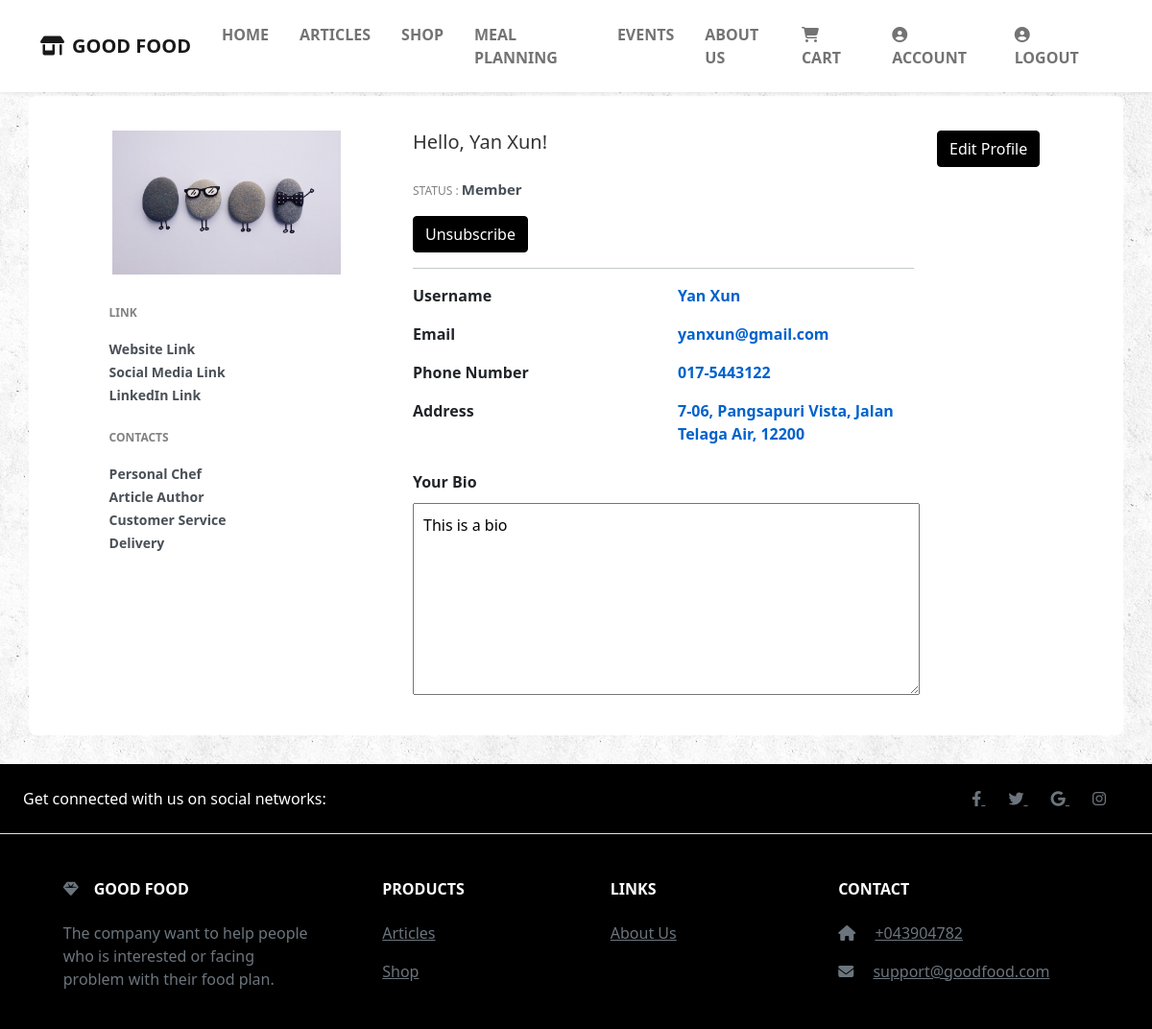
The page /GoodFood/account.php (signed in) on the database its author committed.
### tables this page shows
CREATE TABLE `user` (
  `id` int(11) NOT NULL,
  `username` varchar(255) NOT NULL,
  `email` varchar(255) NOT NULL,
  `pnum` varchar(11) NOT NULL,
  `password` varchar(255) NOT NULL,
  `subscription` varchar(10) NOT NULL,
  `address` text NOT NULL,
  `bio` text NOT NULL
);

### GoodFood/account.php (the view, shortened to what this page needs)
<?php
require_once "config.php";
$sql = "SELECT * FROM user WHERE id = '" . $_SESSION['id'] . "'";
$result = $link->query($sql);
$row = $result->fetch_assoc();
?>
<!DOCTYPE html>
<html lang="en">
<head>
    <link href="https://cdn.jsdelivr.net/npm/bootstrap@5.1.3/dist/css/bootstrap.min.css" rel="stylesheet">
    <link rel="stylesheet" href="https://cdnjs.cloudflare.com/ajax/libs/font-awesome/6.2.1/css/all.min.css" />
    <link href="https://cdn.jsdelivr.net/npm/bootstrap@5.1.3/dist/css/bootstrap.min.css" rel="stylesheet">
    <link rel="stylesheet" href="style.css">
</head>
<body style="background-image:url(../GoodFood/images/bg.png);">
<?php
  if (isset($_SESSION['id']) && (isset($_SESSION['username'])) && (isset($_SESSION['rank']))) {
    if($_SESSION['rank'] == 'Normal'){
      include "./header-normal.php";
    }else{
      include "./header-member.php";
    }
  } elseif (!isset($_SESSION['id']) && (!isset($_SESSION['username']))) {
    include "./header.php";
  }
  ?>
    <?php
    if ($result->num_rows != 0) {
            echo '<div class="container emp-profile" style="background-color:white; margin-top:100px; margin-bottom:30px;">
            <form method="post">
                <div class="row">
                    <div class="col-md-4">
                        <div class="profile-img">
                            <img src="../GoodFood/images/profilep.jpg" alt="profilepicture" style="left:0;height:150px;object-fit:cover;"/>
                        </div>
                    </div>
                    <div class="col-md-6">
                        <div class="profile-head">
                                    <h5>
                                        Hello, ' . $row['username'] . '!
                                    </h5>
                                    <p class="proile-rating">STATUS : <span>' . $row['subscription'] . '</span></p>';
                                    if(isset($_SESSION["rank"]) && $_SESSION["rank"] != 'Normal')
                                    {
                                        echo '<a href="subscription.php?rank=Normal" class="btn btn-primary" style="background-color:black; border-color:black;">Unsubscribe</a>';
                                    }else{
                                        echo '<a href="subscription.php" class="btn btn-primary" style="background-color:black; border-color:black;">Upgrade now ></a>';
                                    }
                                    echo '<hr>
                        </div>
                    </div>
                    <div class="col-md-2">
                    <a href="edit-profile.php" class="btn btn-primary" id="1" style="background-color:black; border-color:black;">Edit Profile</a>
                    </div>
                </div>
                <div class="row">
                    <div class="col-md-4">
                        <div class="profile-work">
                            <p>LINK</p>
                            <a href="">Website Link</a><br/>
                            <a href="">Social Media Link</a><br/>
                            <a href="">LinkedIn Link</a>
                            <p>CONTACTS</p>
                            <a href="">Personal Chef</a><br/>
                            <a href="">Article Author</a><br/>
                            <a href="">Customer Service</a><br/>
                            <a href="">Delivery</a><br/>
                        </div>
                    </div>
                    <div class="col-md-8">
                        <div class="tab-content profile-tab" id="myTabContent">
                            <div class="tab-pane fade show active" id="home" role="tabpanel" style="width:75%;" aria-labelledby="home-tab">
                                        <div class="row">
                                            <div class="col-md-6">
                                                <label>Username</label>
                                            </div>
                                            <div class="col-md-6">
                                                <p>' . $row['username'] . '</p>
                                            </div>
                                        </div>
                                        <div class="row">
                                            <div class="col-md-6">
                                                <label>Email</label>
                                            </div>
                                            <div class="col-md-6">
                                                <p>' . $row['email'] . '</p>
                                            </div>
                                        </div>
                                        <div class="row">
                                            <div class="col-md-6">
                                                <label>Phone Number</label>
                                            </div>
                                            <div class="col-md-6">
                                                <p>' . $row['pnum'] . '</p>
                                            </div>
                                        </div>
                                        <div class="row">
                                            <div class="col-md-6">
                                                <label>Address</label>
                                            </div>
                                            <div class="col-md-6">
                                                <p>' . $row['address'] . '</p>
                                            </div>
                                        </div>
                            </div>
                            <div class="row" style="margin-top:10px;">
                                <div class="col-md-12">
                                    <label>Your Bio</label><br/>
                                    <textarea readonly style="margin-top:10px; width:75%; height:200px;padding:10px;">'.$row['bio'].'</textarea>
                                </div>
                            </div>
                        </div>
                     </div>
                </div>
            </div>
    </div>';
        }
    ?>
    <?php include "./footer.php" ?>
</body>
</html>

### GoodFood/header-member.php (shortened to what this page needs)
<!DOCTYPE html>
<html class="index" lang="en">
<div class ="header">
<nav class="navbar navbar-expand-lg bg-white sticky-top navbar-light p-3 shadow-sm">
    <div class="container">
      <a class="navbar-brand" href="index.php"><i class="fa-solid fa-shop me-2"></i><strong>GOOD FOOD</strong></a>
        <ul class="navbar-nav ms-auto ">
          <li class="nav-item">
            <a class="nav-link mx-2 text-uppercase" aria-current="page" href="index.php">Home</a>
          </li>
          <li class="nav-item">
            <a class="nav-link mx-2 text-uppercase" href="articles.php">Articles</a>
          </li>
          <li class="nav-item">
            <a class="nav-link mx-2 text-uppercase" href="shop.php">Shop</a>
          </li>
          <li class="nav-item">
            <a class="nav-link mx-2 text-uppercase" href="meal.php">Meal Planning</a>
          </li>
          <li class="nav-item">
            <a class="nav-link mx-2 text-uppercase" href="event.php">Events</a>
          </li>
          <li class="nav-item">
            <a class="nav-link mx-2 text-uppercase" href="aboutus.php">About Us</a>
          </li>
        </ul>
        <ul class="navbar-nav ms-auto ">
          <li class="nav-item">
            <a class="nav-link mx-2 text-uppercase" href="shopping-cart.php"><i class="fa-solid fa-cart-shopping me-1"></i> Cart</a>
          </li>
          <li class="nav-item">
            <a class="nav-link mx-2 text-uppercase" href="account.php"><i class="fa-solid fa-circle-user me-1"></i> Account</a>
          </li>
          <li class="nav-item">
            <a class="nav-link mx-2 text-uppercase" href="#" data-bs-toggle="modal" data-bs-target="#staticBackdrop"><i class="fa-solid fa-circle-user me-1"></i> Logout</a>
          </li>
        </ul>
      </div>
    </div>
</html>

### GoodFood/footer.php
<!DOCTYPE html>
<html class="index" lang="en">
<div class="footer">
<footer class="text-center text-lg-start bg-black text-muted">
    <section class="d-flex justify-content-center justify-content-lg-between p-4 border-bottom">
      <div class="me-5 d-none d-lg-block">
        <span style="color:white;">Get connected with us on social networks:</span>
      </div>
      <div>
        <a href="https://www.facebook.com" target="_blank" class="me-4 link-secondary">
          <i class="fab fa-facebook-f"></i>
        </a>
        <a href="https://twitter.com/home" target="_blank" class="me-4 link-secondary">
          <i class="fab fa-twitter"></i>
        </a>
        <a href="https://g.co/kgs/BdEUdQ" target="_blank" class="me-4 link-secondary">
          <i class="fab fa-google"></i>
        </a>
        <a href="https://www.instagram.com" target="_blank" class="me-4 link-secondary">
          <i class="fab fa-instagram"></i>
        </a>
      </div>
    </section>
    <section class="">
      <div class="container text-center text-md-start mt-5">
        <div class="row mt-3">
          <div class="col-md-3 col-lg-4 col-xl-3 mx-auto mb-4">
            <h6 class="text-uppercase fw-bold mb-4" style="color:white;">
              <i class="fas fa-gem me-3 text-secondary"></i>GOOD FOOD
            </h6>
            <p>
            The company want to help people who is interested or facing problem with
            their food plan.
            </p>
          </div>
          <div class="col-md-2 col-lg-2 col-xl-2 mx-auto mb-4">
            <h6 class="text-uppercase fw-bold mb-4" style="color:white;">
              Products
            </h6>
            <p>
              <a href="articles.php" class="text-reset">Articles</a>
            </p>
            <p>
              <a href="shop.php" class="text-reset">Shop</a>
            </p>
          </div>
          <div class="col-md-3 col-lg-2 col-xl-2 mx-auto mb-4">
            <h6 class="text-uppercase fw-bold mb-4" style="color:white;">
              links
            </h6>
            <p>
              <a href="aboutus.php" class="text-reset">About Us</a>
            </p>
          </div>
          <div class="col-md-4 col-lg-3 col-xl-3 mx-auto mb-md-0 mb-4">
            <h6 class="text-uppercase fw-bold mb-4" style="color:white;">Contact</h6>
            <p>
                <i class="fas fa-home me-3 text-secondary" style="color:white;"></i> <a href="tel:+043904782" class="text-reset">+043904782</a>
            </p>
            <p>
              <i class="fas fa-envelope me-3 text-secondary" style="color:white;"></i> <a href="mailto:support@goodfood.com" class="text-reset">support@goodfood.com</a>
            </p>
          </div>
        </div>
      </div>
    </section>
</footer>
</div>
</html>

### GoodFood/style.css (style rules this page uses)
.footer { position: relative; bottom: 0; width: 100%; }
.header { position: relative; top: 0; width: 100%; }
.navbar { position: fixed; padding: 10px 0; top: 0; margin: 0 auto; width: 100%; }
.nav-item a { font-size: 16px; font-weight: 700; }
.emp-profile { padding: 3%; margin-top: 3%; margin-bottom: 3%; border-radius: 0.5rem; background: #fff; }
.profile-img { text-align: center; }
.profile-img img { width: 70%; height: 100%; }
.profile-head h5 { color: #333; }
.proile-rating { font-size: 12px; color: #818182; margin-top: 5%; }
.proile-rating span { color: #495057; font-size: 15px; font-weight: 600; }
.profile-work { padding: 14%; margin-top: -15%; }
.profile-work p { font-size: 12px; color: #818182; font-weight: 600; margin-top: 10%; }
.profile-work a { text-decoration: none; color: #495057; font-weight: 600; font-size: 14px; }
.profile-tab label { font-weight: 600; }
.profile-tab p { font-weight: 600; color: #0062cc; }
.show { display: block; }

### rows shown on the page
user: username "Yan Xun", subscription "Member", email "yanxun@gmail.com", pnum "017-5443122", address "7-06, Pangsapuri Vista, Jalan Telaga Air, 12200", bio "This is a bio"
